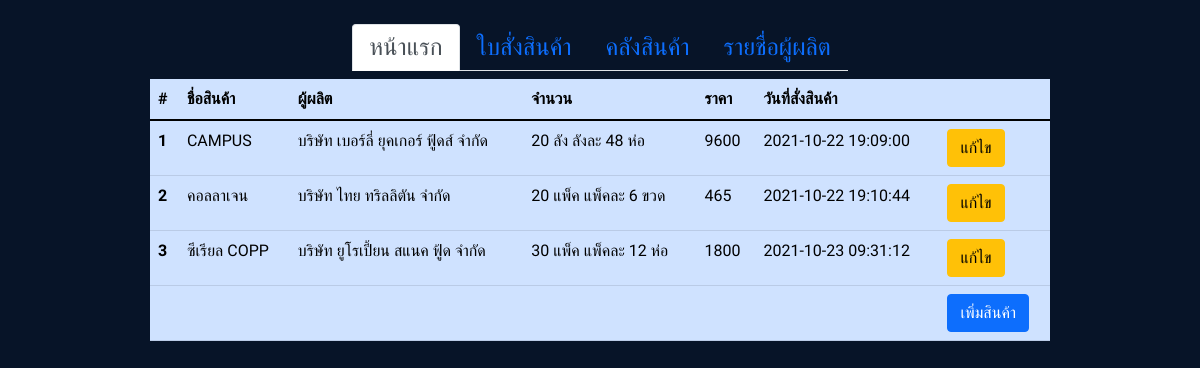
/viewproducts.php, run on the app's committed database.
### tables this page shows
CREATE TABLE `products` (
  `ProductID` int(10) NOT NULL,
  `ProductName` varchar(50) NOT NULL,
  `SupplierID` int(10) NOT NULL,
  `Unit` varchar(100) NOT NULL,
  `Price` float NOT NULL,
  `ProductDate` timestamp NOT NULL DEFAULT current_timestamp()
);

CREATE TABLE `suppliers` (
  `SupplierID` int(10) NOT NULL,
  `SupplierName` varchar(100) NOT NULL,
  `Address` varchar(300) NOT NULL,
  `PostalCode` int(10) NOT NULL,
  `Phone` int(10) NOT NULL
);

### viewproducts.php (the view, shortened to what this page needs)
<!doctype html>
<html lang="en">
<head>
  <?php include_once 'header.php'; ?>
</head>
<body>
  <?php include_once 'navbar.php'; ?>
  <div class="h-auto d-flex justify-content-center align-items-center">
    <table class="table table-primary w-75">
      <thead>
        <tr>
          <th scope="col">#</th>
          <th scope="col">ชื่อสินค้า</th>
          <th scope="col">ผู้ผลิต</th>
          <th scope="col">จำนวน</th>
          <th scope="col">ราคา</th>
          <th scope="col">วันที่สั่งสินค้า</th>
          <th scope="col"></th>
        </tr>
      </thead>
      <tbody>
        <?php
        include "conn.php";
        $SQL = "SELECT * FROM `products`";
        if ($result = $conn->query($SQL)) {
          while (($item = $result->fetch_assoc())) {
            echo "<tr>";
            echo "<th>" . $item['ProductID'] . "</th>";
            echo "<td>" . $item['ProductName'] . "</td>";
            $where = $conn->query("SELECT `SupplierName` FROM `suppliers` WHERE `SupplierID` = " . $item['SupplierID']);
            while ($row = $where->fetch_assoc()) {
              echo "<td>" . $row["SupplierName"] . "</td>";
            }
            echo "<td>" . $item['Unit'] . "</td>";
            echo "<td>" . $item['Price'] . "</td>";
            echo "<td>" . $item['ProductDate'] . "</td>";
            echo "<td>" .
              "<form action='viewproducts.php' method='get'>" .
              "<input type='hidden' name='id' value='" . $item['ProductID'] . "'>" .
              "<button type='submit' class='btn btn-warning' id='btn-edit' name='btn' value='edit'>แก้ไข</button>" .
              "</form>" .
              "</td>";
            echo "</tr>";
          }
        }
        echo "<tr><th></<th><td></td><td></td><td></td><td></td><td></td><td>" .
          "<form action='viewproducts.php' method='post'>" .
          "<button type='submit' class='btn btn-primary' name='btn' value='new' id='btn-view'>เพิ่มสินค้า</button>" .
          "</td></tr>" .
          "</form>";
        ?>
      </tbody>
    </table>
  </div>
</body>
</html>

### header.php (shortened to what this page needs)
<link href="https://cdn.jsdelivr.net/npm/bootstrap@5.1.3/dist/css/bootstrap.min.css" rel="stylesheet">

### navbar.php (shortened to what this page needs)
<div class="h-2 d-flex justify-content-center align-items-center">
    <h4>
        <ul class="nav nav-tabs">
            <li class="nav-item">
                <a class="nav-link active" href="index.php">หน้าแรก</a>
            </li>
            <li class="nav-item">
                <a class="nav-link" href="vieworders.php">ใบสั่งสินค้า</a>
            </li>
            <li class="nav-item">
                <a class="nav-link" href="viewproducts.php">คลังสินค้า</a>
            </li>
            <li class="nav-item">
                <a class="nav-link" href="viewsuppliers.php">รายชื่อผู้ผลิต</a>
            </li>
        </ul>
    </h4>
</div>

### header.php (style rules this page uses)
html, body { width: 100%; height: 100%; font-family: 'Prompt', sans-serif; background-color: #071428; }

### data on the page
products: ProductID "1", ProductName "CAMPUS", Unit "20 ลัง ลังละ 48 ห่อ", Price "9600", ProductDate "2021-10-22 19:09:00"
suppliers: SupplierName "บริษัท เบอร์ลี่ ยุคเกอร์ ฟู้ดส์ จำกัด"
products: ProductID "2", ProductName "คอลลาเจน", Unit "20 แพ็ค แพ็คละ 6 ขวด", Price "465", ProductDate "2021-10-22 19:10:44"
suppliers: SupplierName "บริษัท ไทย ทริลลิตัน จำกัด"
products: ProductID "3", ProductName "ซีเรียล COPP", Unit "30 แพ็ค แพ็คละ 12 ห่อ", Price "1800", ProductDate "2021-10-23 09:31:12"
suppliers: SupplierName "บริษัท ยูโรเปี้ยน สแนค ฟู้ด จำกัด"
